Frame 1 (no input): blank canvas, image omitted
Frame 60 (no input): blank canvas, image omitted
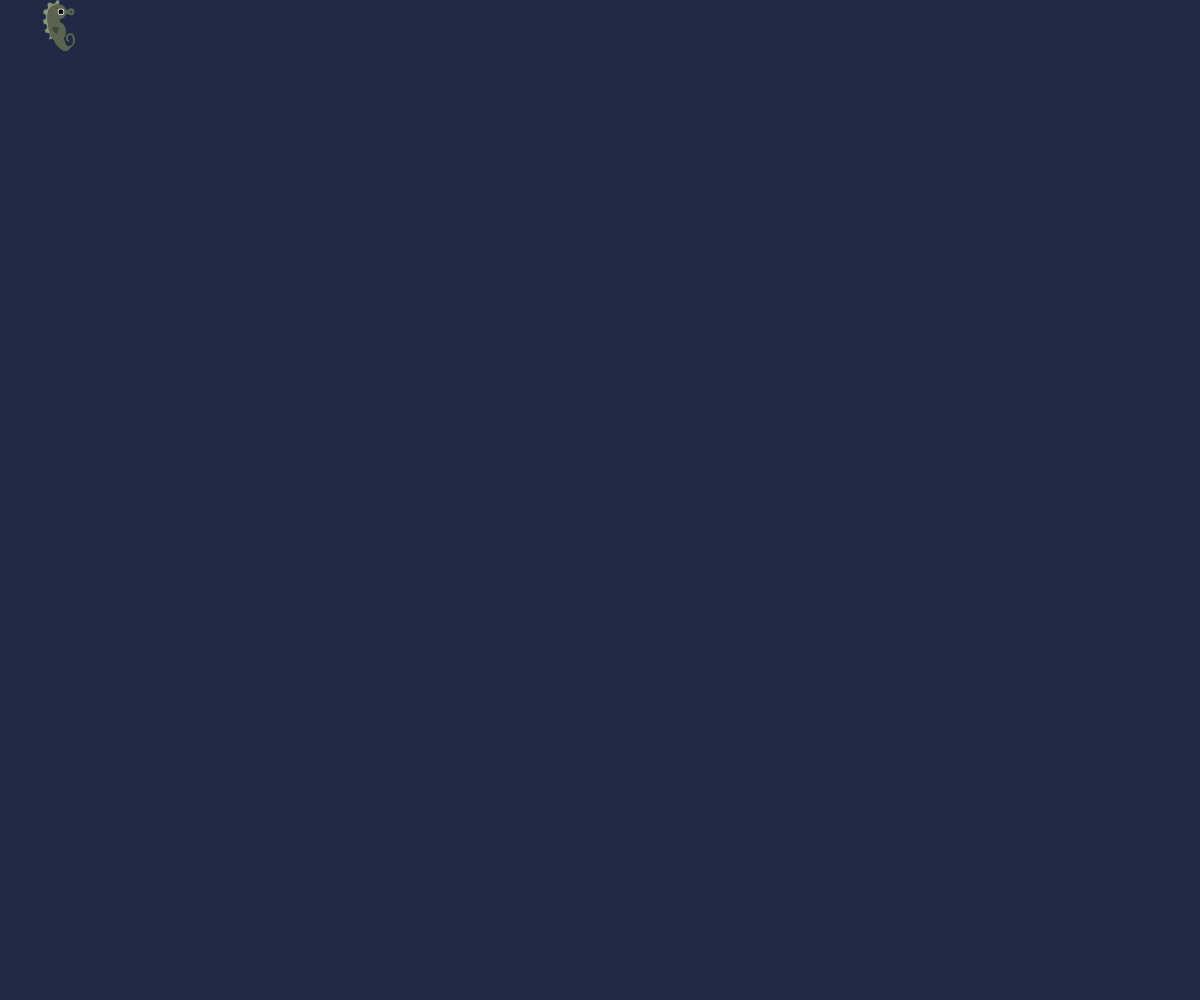
Frame 120 (the mouse pressed at the canvas centre since frame 60)

The p5.js sketch whose frames 1 and 60 were blank and that drew this single picture after the mouse press (run headless with seeded random() and noise() and a simulated clock; from frame 60 on, the mouse is pressed at the canvas centre):

// p5.js sketch
// ── sketch.js
//to change the limit to the number of animals on the screen change the num value
let num = 8;
let p = [];
let i = 0;
let animals;
let backgroundColor = '#202A44';

function setup() {
  createCanvas(windowWidth, windowHeight);
  angleMode(DEGREES);
  background(backgroundColor);
}
function draw() {
  animals = [new Fish(mouseX, mouseY), new Puffer(mouseX, mouseY), new Seahorse(mouseX, mouseY), new Shark(mouseX, mouseY)];
  
  background(backgroundColor);
  for (let j = constrain(p.length-20, 0, p.length-20); j < p.length; j++){
    p[j].drawAnimal();
    p[j].moveAnimal();
  }
}
class SeaAnimal {
  constructor (x,y) {
    this.x = x;
    this.y = y;
  }
  moveAnimal () {
    if(this.x<width*1.5) {
      this.x++;
      this.y+=random(-1,1);
    }else {
      this.x = width*-1.5
    }
    if((this.y>height*1.5)||(this.y<height*-0.5)){
      this.x = width*-1.5;
      this.y = random(height*0.25,height*0.75)
    }
  }
  drawEye (x, y) {
    noStroke();
    fill(255);
    ellipse(this.x+x, this.y+y, 6.5);
    fill(0);
    ellipse(this.x+x, this.y+y, 5);
  }
}

class Fish      extends SeaAnimal {
  constructor (x,y) {
    super(x,y);
    this.fin = [];
    for(let i = 0; i < 30; i++)
      this.fin[i] = [random(120,175), random(40,87)];
    this.col = random(-1,1);
  }
  drawAnimal () {
    strokeWeight(2);
    noFill();
    for(let i = 0; i < 15; i++){
      if(this.col>0)
        stroke(this.fin[i][0],this.fin[i][1],0);
      else
        stroke(this.fin[i][0],0,this.fin[i][1]);
      bezier(i+this.x-5, this.y-5, i+this.x-20, this.y-5, i+this.x-10, this.y-15, i+this.x-20, this.y-15);
      bezier(i+this.x-5, this.y+5, i+this.x-20, this.y+5, i+this.x-10, this.y+15, i+this.x-20, this.y+15);
      bezier(i*0.5+this.x-15,this.y, i*0.5+this.x-30,this.y, i*0.5+this.x-20, this.y-7.5, i*0.5+this.x-30, this.y-7.5);
      bezier(i*0.5+this.x-15,this.y, i*0.5+this.x-30,this.y, i*0.5+this.x-20, this.y+7.5, i*0.5+this.x-30, this.y+7.5);
    }
    
    noStroke();
    if(this.col>0)
      fill(145,60,0);
    else
      fill(145,0,60);
    ellipse (this.x, this.y, 23, 20);
    triangle(this.x-7.5, this.y-7.5, this.x-7.5, this.y+7.5, this.x-20, this.y);

    this.drawEye(3,-3);
  }
}
class Shark     extends SeaAnimal {
  constructor (x,y) {
    super(x,y);
  }
  drawAnimal () {
    strokeWeight(0.5);
    noStroke();
    fill(210);
    triangle(this.x-112, this.y+23, this.x-135, this.y+5, this.x-113, this.y+5); // back pelvic fin
    fill(80);
    triangle(this.x+25, this.y+47, this.x-100, this.y, this.x+10, this.y); // back pectoral fin
    fill(100);
    triangle(this.x-38, this.y-70, this.x-40, this.y-20, this.x+5, this.y-20); // dorsal fin
    triangle(this.x-70, this.y-22, this.x-70, this.y+22, this.x-165, this.y); // back of body
    triangle(this.x+82, this.y-18, this.x+82, this.y+18, this.x+120, this.y); // front of body
    ellipse(this.x, this.y,200,62); // center of body
    quad(this.x-150, this.y-2, this.x-150,this.y+2, this.x-160, this.y+8.5, this.x-160, this.y-9); // caudal fin connector
    
    noFill();
    stroke(100);
    for(let i = 0; i < 100; i++) // caudal fin
      curve (this.x-190-i*0.5, this.y-400-i*0.5, this.x-200, this.y-72, this.x-190, this.y+28, this.x-700+i*2.7, this.y+200-i*0.5);
    stroke(255);
    for(let i = 0; i < 100; i++){
      curve(this.x-450+i*2.7, this.y-150+i*1.1, this.x-145,this.y+4, this.x+110, this.y+5, this.x-25 +i*5.25, this.y+140-i*4.65);
      curve(this.x-380+i*2, this.y+100-i*1.6, this.x-145,this.y+4, this.x+110, this.y+5, this.x+620-i*1.2, this.y-395+i*0.7); // under belly
    } 
    stroke(backgroundColor);
    for(let i = 0; i < 110; i++){
      curve(this.x-21, this.y+15, this.x+55, this.y+7, this.x+86+i*0.143, this.y+16-i*0.12, this.x-i*1.9, this.y-i*0.1);
      curve(this.x-21, this.y+15, this.x+55, this.y+7, this.x+107, this.y-7, this.x-100-i*1.4, this.y-85-i*0.27); // nose shape
    } 
    
    stroke(255,0,0);
    strokeWeight(2);
    curve(this.x-21, this.y+15, this.x+55, this.y+7, this.x+86, this.y+16, this.x, this.y);
    line(this.x+55, this.y+7, this.x+107, this.y+3); // gums
    
    angleMode(DEGREES);
    stroke(255,0,0);
    strokeWeight(0.5);
    fill(255);
    for(let i = 14; i < 56; i+=7)
      arc(this.x+55+i, this.y+7+3.5-i*0.05, 14+i*0.125, 7+i*0.065, 240, 300, PIE);
    for(let i = 7; i < 25; i+=7)
      arc(this.x+67+i, this.y+0+4+i*0.3, 14+i*0.125, 7+i*0.065, 90, 150, PIE);
    
    noStroke(); 
    fill(100,100,100);
    quad(this.x-45, this.y+45, this.x-30, this.y, this.x+30, this.y-10, this.x+5, this.y+20); // front pectoral fin
    fill(255,255,255);
    triangle(this.x-141, this.y+20, this.x-138, this.y+5, this.x-116, this.y+5); // front pelvic fin
  
    this.drawEye(80,-8);
  }
}
class Puffer    extends SeaAnimal {
  constructor (x,y) {
    super(x,y);
    this.og = x;
  }
  drawAnimal () {
    angleMode(DEGREES);
    strokeWeight(4);
    stroke(240,144,72);
    line(this.x+25,this.y,this.x+28,this.y-3);
    line(this.x+25,this.y,this.x+28,this.y+3);
    strokeWeight(1);
    let temp = constrain(40/(200)*(this.x-this.og), 0, 40);
    stroke(120,72,36);
    fill(120,72,36);
    ellipse(this.x,this.y,50,10+temp);
    stroke(240,144,72);
    for(let i = 0; i <= temp; i++)
      curve(this.x,this.y-40-temp*4+i*2,this.x-25,this.y,this.x+25,this.y,this.x,this.y-40-temp*4+i*2);
    noStroke();
    fill(120,72,36);
    triangle(this.x-10,this.y,this.x-32,this.y+15,this.x-32,this.y-15);
    fill(80,48,24);
    for(let i = 0; i <= 180; i+=5){
      if(i * 3 <= 360)
        arc(this.x-cos(i*3)*50*0.5, this.y-sin(i*3)*(10+temp)*0.5, 10*(temp*0.02), 10*(temp*0.02), (i-1)*3, (i+4)*3);
      if(i * 4 <= 360)
        arc(this.x-cos(i*4)*50*0.4, this.y-sin(i*4)*(10+temp)*0.4, 9*(temp*0.02), 9*(temp*0.02), (i-2)*4, (i+3)*4);
      if(i * 5 <= 360)
        arc(this.x-cos(i*5)*50*0.3, this.y-sin(i*5)*(10+temp)*0.3, 8*(temp*0.02), 8*(temp*0.02), (i-3)*5, (i+2)*5);
      if(i * 6 <= 360)
        arc(this.x-cos(i*6)*50*0.2, this.y-sin(i*6)*(10+temp)*0.2, 7*(temp*0.02), 7*(temp*0.02), (i-4)*6, (i+1)*6);
      if((i * 7 <= 360)&&(i * 7 % 14 == 0))
        arc(this.x-cos(i*7)*50*0.1, this.y-sin(i*7)*(10+temp)*0.1, 6*(temp*0.02), 6*(temp*0.02), (i-5)*7, (i+0)*7);
    }
    this.drawEye(10,-temp*0.2);
  }
}
class Seahorse  extends SeaAnimal {
  constructor (x,y) {
    super(x,y);
  }
  moveAnimal () {
    if(this.x<width*1.5) {
      this.x++;
      this.y = this.y + 0.5*sin(this.x) + random(-1,1);
    }else {
      this.x = width*-1.5
    }
    if((this.y>height*1.5)||(this.y<height*-0.5)){
      this.x = width*-1.5;
      this.y = random(height*0.25,height*0.75)
    }
  }
  drawAnimal () {
    noFill();
    strokeWeight(4.5);
    stroke(135,150,120);
    curve(this.x+110, this.y+25, this.x, this.y-9, this.x-12, this.y+17.5, this.x, this.y);
    curve(this.x-6, this.y+12, this.x-12, this.y+17.5, this.x-4, this.y+30, this.x-6, this.y+12);
    
    noStroke();
    fill(backgroundColor);
    let d = [[3,-9],[-6,-11],[-14,-5],[-16,5],[-15,15],[-12,24],[-7,30],[-4,31]];
    for(let i = 0; i < d.length; i++)
      circle(this.x+d[i][0], this.y+d[i][1],6);
    
    fill(90,100,80);
    ellipse(this.x, this.y,15,15);
    ellipse(this.x-1, this.y+20,16,20);
    quad(this.x, this.y-2, this.x, this.y+2, this.x+12, this.y+2, this.x+12, this.y-2);
    
    noFill();
    strokeWeight(1);
    stroke(90,100,80);
    for(let i = 0; i < 100; i++){
      curve(this.x+90-i*0.9, this.y+20-i*0.2, this.x,this.y-7, this.x-9.5+i*0.1, this.y+17.5, this.x, this.y);
      curve(this.x-46+i*0.5, this.y-73-i*0.2, this.x-4+i*0.08, this.y+30-i*0.07, this.x+15, this.y+30, this.x+4, this.y+7);
    }
    curve(this.x-3, this.y+14, this.x-10, this.y+17, this.x-4, this.y+29, this.x-3, this.y+14);
    strokeWeight(2);
    curve(this.x+44, this.y+67, this.x+9, this.y+29, this.x+15, this.y+30, this.x+4, this.y+107);
    
    fill(63,70,56);
    ellipse(this.x+12, this.y,5,5);
    arc(this.x, this.y+16,15,15,110,190);
    this.drawEye(2,0);
  }
}

function mousePressed() {
  p[i++%num] = animals[floor(random(0, animals.length))];
}
